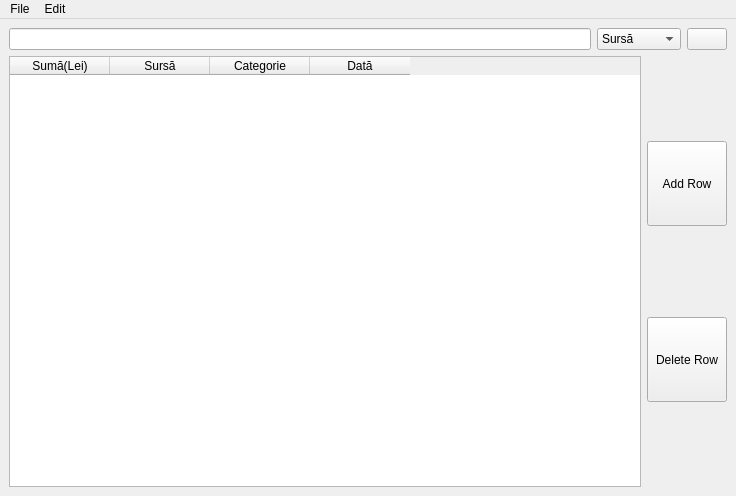
<?xml version="1.0" encoding="UTF-8"?>
<ui version="4.0">
 <class>FereastraPrincipala</class>
 <widget class="QMainWindow" name="FereastraPrincipala">
  <property name="geometry">
   <rect>
    <x>0</x>
    <y>0</y>
    <width>736</width>
    <height>496</height>
   </rect>
  </property>
  <property name="sizePolicy">
   <sizepolicy hsizetype="Preferred" vsizetype="MinimumExpanding">
    <horstretch>0</horstretch>
    <verstretch>0</verstretch>
   </sizepolicy>
  </property>
  <property name="windowTitle">
   <string>FereastraPrincipala</string>
  </property>
  <widget class="QWidget" name="centralwidget">
   <layout class="QVBoxLayout" name="verticalLayout_2">
    <item>
     <layout class="QHBoxLayout" name="horizontalLayout">
      <item>
       <widget class="QLineEdit" name="lineEdit"/>
      </item>
      <item>
       <widget class="QComboBox" name="comboBox">
        <item>
         <property name="text">
          <string>Sursă</string>
         </property>
        </item>
        <item>
         <property name="text">
          <string>Categorie</string>
         </property>
        </item>
       </widget>
      </item>
      <item>
       <widget class="QPushButton" name="pushButton">
        <property name="text">
         <string/>
        </property>
        <property name="icon">
         <iconset>
          <normaloff>C:/Users/Grad/Downloads/magnifying-glass-svgrepo-com.svg</normaloff>C:/Users/Grad/Downloads/magnifying-glass-svgrepo-com.svg</iconset>
        </property>
       </widget>
      </item>
     </layout>
    </item>
    <item>
     <layout class="QVBoxLayout" name="verticalLayout">
      <item>
       <layout class="QHBoxLayout" name="horizontalLayout_2">
        <item>
         <widget class="QTableWidget" name="tableWidget">
          <property name="alternatingRowColors">
           <bool>true</bool>
          </property>
          <attribute name="horizontalHeaderCascadingSectionResizes">
           <bool>false</bool>
          </attribute>
          <column>
           <property name="text">
            <string>Sumă(Lei)</string>
           </property>
          </column>
          <column>
           <property name="text">
            <string>Sursă</string>
           </property>
          </column>
          <column>
           <property name="text">
            <string>Categorie</string>
           </property>
          </column>
          <column>
           <property name="text">
            <string>Dată</string>
           </property>
          </column>
         </widget>
        </item>
        <item>
         <layout class="QVBoxLayout" name="verticalLayout_3">
          <item>
           <spacer name="verticalSpacer">
            <property name="orientation">
             <enum>Qt::Vertical</enum>
            </property>
            <property name="sizeHint" stdset="0">
             <size>
              <width>20</width>
              <height>40</height>
             </size>
            </property>
           </spacer>
          </item>
          <item>
           <widget class="QPushButton" name="pushButton_3">
            <property name="sizePolicy">
             <sizepolicy hsizetype="Minimum" vsizetype="MinimumExpanding">
              <horstretch>0</horstretch>
              <verstretch>0</verstretch>
             </sizepolicy>
            </property>
            <property name="text">
             <string>Add Row</string>
            </property>
           </widget>
          </item>
          <item>
           <spacer name="verticalSpacer_3">
            <property name="orientation">
             <enum>Qt::Vertical</enum>
            </property>
            <property name="sizeHint" stdset="0">
             <size>
              <width>20</width>
              <height>40</height>
             </size>
            </property>
           </spacer>
          </item>
          <item>
           <widget class="QPushButton" name="pushButton_2">
            <property name="sizePolicy">
             <sizepolicy hsizetype="Minimum" vsizetype="MinimumExpanding">
              <horstretch>0</horstretch>
              <verstretch>0</verstretch>
             </sizepolicy>
            </property>
            <property name="text">
             <string>Delete Row</string>
            </property>
           </widget>
          </item>
          <item>
           <spacer name="verticalSpacer_2">
            <property name="orientation">
             <enum>Qt::Vertical</enum>
            </property>
            <property name="sizeHint" stdset="0">
             <size>
              <width>20</width>
              <height>40</height>
             </size>
            </property>
           </spacer>
          </item>
         </layout>
        </item>
       </layout>
      </item>
     </layout>
    </item>
   </layout>
  </widget>
  <widget class="QMenuBar" name="menuBar">
   <property name="geometry">
    <rect>
     <x>0</x>
     <y>0</y>
     <width>736</width>
     <height>21</height>
    </rect>
   </property>
   <widget class="QMenu" name="menuFile">
    <property name="title">
     <string>File</string>
    </property>
    <addaction name="actionOpen_Existing_File"/>
    <addaction name="actionCreate_New_File"/>
   </widget>
   <widget class="QMenu" name="menuEdit">
    <property name="title">
     <string>Edit</string>
    </property>
    <addaction name="actionSave"/>
   </widget>
   <addaction name="menuFile"/>
   <addaction name="menuEdit"/>
  </widget>
  <action name="actionOpen_Existing_File">
   <property name="text">
    <string>Open Existing File</string>
   </property>
  </action>
  <action name="actionCreate_New_File">
   <property name="text">
    <string>Create New File</string>
   </property>
  </action>
  <action name="actionSave">
   <property name="text">
    <string>Save</string>
   </property>
  </action>
  <action name="action">
   <property name="text">
    <string>Save</string>
   </property>
  </action>
 </widget>
 <resources/>
 <connections/>
</ui>
